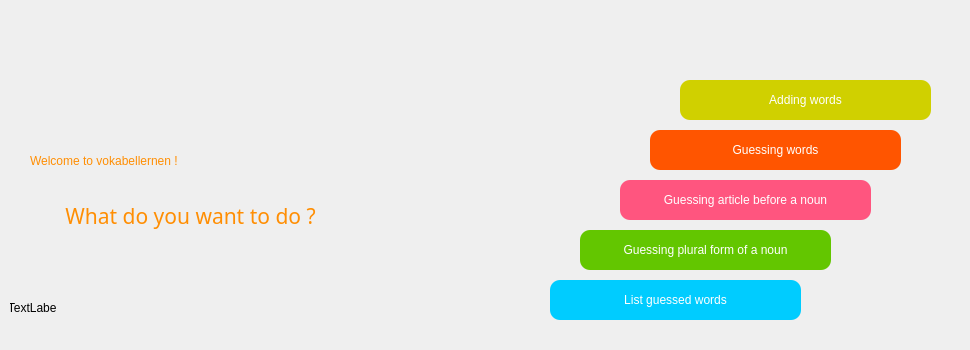
      <widget class="QWidget" name="mainPage">
       <property name="styleSheet">
        <string notr="true"/>
       </property>
       <widget class="QPushButton" name="btnGuessedWordsWindow">
        <property name="geometry">
         <rect>
          <x>550</x>
          <y>280</y>
          <width>251</width>
          <height>40</height>
         </rect>
        </property>
        <property name="styleSheet">
         <string notr="true">QPushButton {
    background-color:rgb(0, 204, 255);
    border-style: solid;
    border-radius: 10px;
    padding: 6px;
	font: 75 10pt &quot;Arial Black&quot;;
	color: white;
}
QPushButton:pressed {
	background-color:rgb(41, 214, 255);
    border-style: inset;
}

QPushButton:hover
{
 	border-width: 2px;
	border-color: rgb(41, 214, 255);
 	border-style: ouset;
}</string>
        </property>
        <property name="text">
         <string>List guessed words</string>
        </property>
       </widget>
       <widget class="QPushButton" name="btnAddWord">
        <property name="geometry">
         <rect>
          <x>680</x>
          <y>80</y>
          <width>251</width>
          <height>40</height>
         </rect>
        </property>
        <property name="palette">
         <palette>
          <active>
           <colorrole role="WindowText">
            <brush brushstyle="SolidPattern">
             <color alpha="255">
              <red>255</red>
              <green>255</green>
              <blue>255</blue>
             </color>
            </brush>
           </colorrole>
           <colorrole role="Button">
            <brush brushstyle="SolidPattern">
             <color alpha="255">
              <red>208</red>
              <green>208</green>
              <blue>0</blue>
             </color>
            </brush>
           </colorrole>
           <colorrole role="Text">
            <brush brushstyle="SolidPattern">
             <color alpha="255">
              <red>255</red>
              <green>255</green>
              <blue>255</blue>
             </color>
            </brush>
           </colorrole>
           <colorrole role="ButtonText">
            <brush brushstyle="SolidPattern">
             <color alpha="255">
              <red>255</red>
              <green>255</green>
              <blue>255</blue>
             </color>
            </brush>
           </colorrole>
           <colorrole role="Base">
            <brush brushstyle="SolidPattern">
             <color alpha="255">
              <red>208</red>
              <green>208</green>
              <blue>0</blue>
             </color>
            </brush>
           </colorrole>
           <colorrole role="Window">
            <brush brushstyle="SolidPattern">
             <color alpha="255">
              <red>208</red>
              <green>208</green>
              <blue>0</blue>
             </color>
            </brush>
           </colorrole>
           <colorrole role="PlaceholderText">
            <brush brushstyle="NoBrush">
             <color alpha="128">
              <red>255</red>
              <green>255</green>
              <blue>255</blue>
             </color>
            </brush>
           </colorrole>
          </active>
          <inactive>
           <colorrole role="WindowText">
            <brush brushstyle="SolidPattern">
             <color alpha="255">
              <red>255</red>
              <green>255</green>
              <blue>255</blue>
             </color>
            </brush>
           </colorrole>
           <colorrole role="Button">
            <brush brushstyle="SolidPattern">
             <color alpha="255">
              <red>208</red>
              <green>208</green>
              <blue>0</blue>
             </color>
            </brush>
           </colorrole>
           <colorrole role="Text">
            <brush brushstyle="SolidPattern">
             <color alpha="255">
              <red>255</red>
              <green>255</green>
              <blue>255</blue>
             </color>
            </brush>
           </colorrole>
           <colorrole role="ButtonText">
            <brush brushstyle="SolidPattern">
             <color alpha="255">
              <red>255</red>
              <green>255</green>
              <blue>255</blue>
             </color>
            </brush>
           </colorrole>
           <colorrole role="Base">
            <brush brushstyle="SolidPattern">
             <color alpha="255">
              <red>208</red>
              <green>208</green>
              <blue>0</blue>
             </color>
            </brush>
           </colorrole>
           <colorrole role="Window">
            <brush brushstyle="SolidPattern">
             <color alpha="255">
              <red>208</red>
              <green>208</green>
              <blue>0</blue>
             </color>
            </brush>
           </colorrole>
           <colorrole role="PlaceholderText">
            <brush brushstyle="NoBrush">
             <color alpha="128">
              <red>255</red>
              <green>255</green>
              <blue>255</blue>
             </color>
            </brush>
           </colorrole>
          </inactive>
          <disabled>
           <colorrole role="WindowText">
            <brush brushstyle="SolidPattern">
             <color alpha="255">
              <red>255</red>
              <green>255</green>
              <blue>255</blue>
             </color>
            </brush>
           </colorrole>
           <colorrole role="Button">
            <brush brushstyle="SolidPattern">
             <color alpha="255">
              <red>208</red>
              <green>208</green>
              <blue>0</blue>
             </color>
            </brush>
           </colorrole>
           <colorrole role="Text">
            <brush brushstyle="SolidPattern">
             <color alpha="255">
              <red>255</red>
              <green>255</green>
              <blue>255</blue>
             </color>
            </brush>
           </colorrole>
           <colorrole role="ButtonText">
            <brush brushstyle="SolidPattern">
             <color alpha="255">
              <red>255</red>
              <green>255</green>
              <blue>255</blue>
             </color>
            </brush>
           </colorrole>
           <colorrole role="Base">
            <brush brushstyle="SolidPattern">
             <color alpha="255">
              <red>208</red>
              <green>208</green>
              <blue>0</blue>
             </color>
            </brush>
           </colorrole>
           <colorrole role="Window">
            <brush brushstyle="SolidPattern">
             <color alpha="255">
              <red>208</red>
              <green>208</green>
              <blue>0</blue>
             </color>
            </brush>
           </colorrole>
           <colorrole role="PlaceholderText">
            <brush brushstyle="NoBrush">
             <color alpha="128">
              <red>255</red>
              <green>255</green>
              <blue>255</blue>
             </color>
            </brush>
           </colorrole>
          </disabled>
         </palette>
        </property>
        <property name="styleSheet">
         <string notr="true">QPushButton {
    background-color: rgb(208, 208, 0);
    border-style: solid;
    border-radius: 10px;
    padding: 6px;
	font: 75 10pt &quot;Arial Black&quot;;
}
QPushButton:pressed {
	background-color:rgb(223, 218, 0);
    border-style: inset;
}

QPushButton:hover
{
 	border-width: 2px;
	border-color: rgb(156, 156, 0);
 	border-style: ouset;
}
</string>
        </property>
        <property name="text">
         <string>Adding words</string>
        </property>
       </widget>
       <widget class="QLabel" name="label">
        <property name="geometry">
         <rect>
          <x>-30</x>
          <y>150</y>
          <width>441</width>
          <height>81</height>
         </rect>
        </property>
        <property name="font">
         <font>
          <family>Arial Black</family>
          <pointsize>16</pointsize>
          <weight>10</weight>
          <italic>false</italic>
          <bold>false</bold>
         </font>
        </property>
        <property name="styleSheet">
         <string notr="true">font: 87 16pt &quot;Arial Black&quot;;
color:rgb(255, 142, 3);</string>
        </property>
        <property name="text">
         <string>What do you want to do ?</string>
        </property>
        <property name="textFormat">
         <enum>Qt::AutoText</enum>
        </property>
        <property name="alignment">
         <set>Qt::AlignBottom|Qt::AlignHCenter</set>
        </property>
        <property name="margin">
         <number>20</number>
        </property>
       </widget>
       <widget class="QLabel" name="label_17">
        <property name="geometry">
         <rect>
          <x>-10</x>
          <y>0</y>
          <width>961</width>
          <height>341</height>
         </rect>
        </property>
        <property name="styleSheet">
         <string notr="true">background-image: url(:/windowsBackground/Pictures/BackgroundMainWindow.PNG);
background-repeat:no-repeat;
background-position:center center;</string>
        </property>
        <property name="text">
         <string/>
        </property>
       </widget>
       <widget class="QLabel" name="labelStatusBar">
        <property name="geometry">
         <rect>
          <x>10</x>
          <y>300</y>
          <width>47</width>
          <height>16</height>
         </rect>
        </property>
        <property name="styleSheet">
         <string notr="true">font: 87 10pt &quot;Arial Black&quot;;</string>
        </property>
        <property name="text">
         <string>TextLabel</string>
        </property>
        <property name="alignment">
         <set>Qt::AlignCenter</set>
        </property>
       </widget>
       <widget class="QLabel" name="label_18">
        <property name="geometry">
         <rect>
          <x>30</x>
          <y>140</y>
          <width>331</width>
          <height>41</height>
         </rect>
        </property>
        <property name="styleSheet">
         <string notr="true">font: 87 16pt &quot;Arial Black&quot;;
color:rgb(255, 142, 3);</string>
        </property>
        <property name="text">
         <string>Welcome to vokabellernen !</string>
        </property>
       </widget>
       <widget class="QPushButton" name="btnWordWindow">
        <property name="geometry">
         <rect>
          <x>650</x>
          <y>130</y>
          <width>251</width>
          <height>40</height>
         </rect>
        </property>
        <property name="styleSheet">
         <string notr="true">QPushButton {
    background-color:rgb(255, 85, 0);
    border-style: solid;
    border-radius: 10px;
    padding: 6px;
	font: 75 10pt &quot;Arial Black&quot;;
	color: white;
}
QPushButton:pressed {
    background-color:rgb(255, 125, 0);
    border-style: inset;
}

QPushButton:hover
{
	border-width: 2px;
	border-color:rgb(255, 106, 0);
	border-style: ouset;
}

</string>
        </property>
        <property name="text">
         <string>Guessing words</string>
        </property>
       </widget>
       <widget class="QPushButton" name="btnVerbWindow">
        <property name="geometry">
         <rect>
          <x>580</x>
          <y>230</y>
          <width>251</width>
          <height>40</height>
         </rect>
        </property>
        <property name="styleSheet">
         <string notr="true">QPushButton {
    background-color:rgb(99, 198, 0);
    border-style: solid;
    border-radius: 10px;
    padding: 6px;
	font: 75 10pt &quot;Arial Black&quot;;
	color: white;
}
QPushButton:pressed {
    background-color:rgb(117, 234, 0);
    border-style: inset;
}

QPushButton:hover
{
	border-width: 2px;
	border-color: rgb(117, 234, 0);
 	border-style: ouset;
}</string>
        </property>
        <property name="text">
         <string>Guessing plural form of a noun</string>
        </property>
       </widget>
       <widget class="QPushButton" name="btnArticleWindow">
        <property name="geometry">
         <rect>
          <x>620</x>
          <y>180</y>
          <width>251</width>
          <height>40</height>
         </rect>
        </property>
        <property name="styleSheet">
         <string notr="true">QPushButton {
    background-color:rgb(255, 85, 127);
    border-style: solid;
    border-radius: 10px;
    padding: 6px;
	font: 75 10pt &quot;Arial Black&quot;;
	color: white;
}
QPushButton:pressed {
    background-color:rgb(255, 129, 159);
    border-style: inset;
}

QPushButton:hover
{
	border-width: 2px;
	border-color: rgb(255, 113, 147);
 	border-style: ouset;
}</string>
        </property>
        <property name="text">
         <string>Guessing article before a noun</string>
        </property>
       </widget>
       <zorder>label_17</zorder>
       <zorder>btnAddWord</zorder>
       <zorder>label</zorder>
       <zorder>btnWordWindow</zorder>
       <zorder>btnGuessedWordsWindow</zorder>
       <zorder>btnVerbWindow</zorder>
       <zorder>btnArticleWindow</zorder>
       <zorder>labelStatusBar</zorder>
       <zorder>label_18</zorder>
      </widget>
